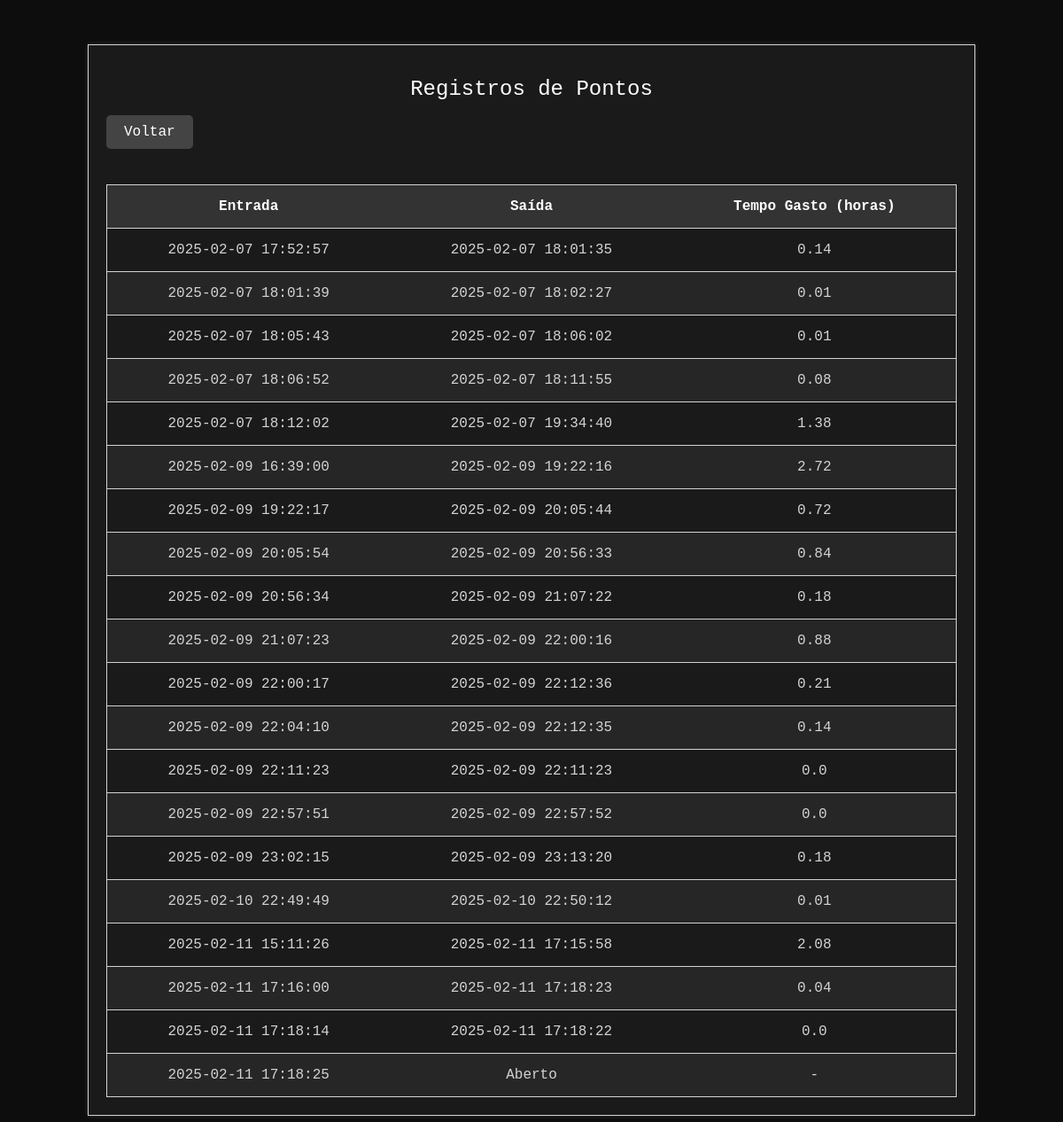
The page /registros/4 on the database its author committed.
### tables this page shows
CREATE TABLE pontos (
            id INTEGER PRIMARY KEY AUTOINCREMENT,
            objetivo_id INTEGER NOT NULL,
            entrada TEXT NOT NULL,
            saida TEXT,
            FOREIGN KEY (objetivo_id) REFERENCES objetivos (id)
        );

### app.py (the view)
@app.route('/registros/<int:objetivo_id>')
def registros(objetivo_id):
    conn = get_db_connection()
    pontos = conn.execute('SELECT * FROM pontos WHERE objetivo_id = ?', (objetivo_id,)).fetchall()
    objetivo = conn.execute('SELECT * FROM objetivos WHERE id = ?', (objetivo_id,)).fetchone()
    conn.close()
    if not objetivo:
        flash('Objetivo não encontrado.', 'error')
        return redirect(url_for('index'))
    return render_template('registros.html', pontos=pontos, objetivo=objetivo, datetime=datetime)

### app.py (called while the page is built)
def get_db_connection():
    conn = sqlite3.connect('database.db')
    conn.row_factory = sqlite3.Row
    return conn

### templates/registros.html (shortened to what this page needs)
<!DOCTYPE html>
<html lang="pt-BR">
<head>
    <link rel="stylesheet" href="{{ url_for('static', filename='styles.css') }}">
</head>
<body>
    <div class="container">
        <h1>Registros de Pontos</h1>
        <a href="{{ url_for('index') }}" class="btn-voltar">Voltar</a>
        <table class="tabela-registros-pontos">
            <thead>
                <tr>
                    <th>Entrada</th>
                    <th>Saída</th>
                    <th>Tempo Gasto (horas)</th>
                </tr>
            </thead>
            <tbody>
                {% for ponto in pontos %}
                <tr>
                    <td>{{ ponto['entrada'] }}</td>
                    <td>{{ ponto['saida'] or 'Aberto' }}</td>
                    <td>
                        {% if ponto['saida'] %}
                            {{ ((datetime.strptime(ponto['saida'], '%Y-%m-%d %H:%M:%S') - datetime.strptime(ponto['entrada'], '%Y-%m-%d %H:%M:%S')).total_seconds() / 3600)|round(2) }}
                        {% else %}
                            -
                        {% endif %}
                    </td>
                </tr>
                {% endfor %}
            </tbody>
        </table>
    </div>
</body>
</html>

### static/styles.css (style rules this page uses)
body { font-family: 'Courier New', monospace; background-color: #0d0d0d; color: #d3d3d3; margin: 0; padding: 0; display: flex; flex-direction: column; align-items: center; justify-content: center; min-height: 100vh; }
.container { width: 80%; margin: 50px auto; background-color: #1a1a1a; padding: 20px; border: 1px solid #d3d3d3; box-shadow: 0 0 5px rgba(211, 211, 211, 0.2); }
h1 { text-align: center; color: #ffffff; font-size: 1.5rem; font-weight: normal; }
a { color: #d3d3d3; text-decoration: none; }
.tabela-registros-pontos { width: 100%; border-collapse: collapse; margin-top: 20px; background-color: #1a1a1a; border: 1px solid #d3d3d3; text-align: center; }
.tabela-registros-pontos th, .tabela-registros-pontos td { padding: 15px; text-align: center; border-bottom: 1px solid #d3d3d3; }
.tabela-registros-pontos th { background-color: #333; color: #ffffff; font-weight: bold; }
.tabela-registros-pontos tr:nth-child(even) { background-color: #262626; }
.btn-voltar { display: inline-block; margin-bottom: 20px; padding: 10px 20px; background-color: #444444; color: #ffffff; text-decoration: none; border-radius: 5px; transition: background 0.3s; }

### rows shown on the page
pontos: entrada "2025-02-07 17:52:57", saida "2025-02-07 18:01:35", saida+entrada "0.14"
pontos: entrada "2025-02-07 18:01:39", saida "2025-02-07 18:02:27", saida+entrada "0.01"
pontos: entrada "2025-02-07 18:05:43", saida "2025-02-07 18:06:02", saida+entrada "0.01"
pontos: entrada "2025-02-07 18:06:52", saida "2025-02-07 18:11:55", saida+entrada "0.08"
pontos: entrada "2025-02-07 18:12:02", saida "2025-02-07 19:34:40", saida+entrada "1.38"
pontos: entrada "2025-02-09 16:39:00", saida "2025-02-09 19:22:16", saida+entrada "2.72"
pontos: entrada "2025-02-09 19:22:17", saida "2025-02-09 20:05:44", saida+entrada "0.72"
pontos: entrada "2025-02-09 20:05:54", saida "2025-02-09 20:56:33", saida+entrada "0.84"
pontos: entrada "2025-02-09 20:56:34", saida "2025-02-09 21:07:22", saida+entrada "0.18"
pontos: entrada "2025-02-09 21:07:23", saida "2025-02-09 22:00:16", saida+entrada "0.88"
pontos: entrada "2025-02-09 22:00:17", saida "2025-02-09 22:12:36", saida+entrada "0.21"
pontos: entrada "2025-02-09 22:04:10", saida "2025-02-09 22:12:35", saida+entrada "0.14"
pontos: entrada "2025-02-09 22:11:23", saida "2025-02-09 22:11:23", saida+entrada "0.0"
pontos: entrada "2025-02-09 22:57:51", saida "2025-02-09 22:57:52", saida+entrada "0.0"
pontos: entrada "2025-02-09 23:02:15", saida "2025-02-09 23:13:20", saida+entrada "0.18"
pontos: entrada "2025-02-10 22:49:49", saida "2025-02-10 22:50:12", saida+entrada "0.01"
pontos: entrada "2025-02-11 15:11:26", saida "2025-02-11 17:15:58", saida+entrada "2.08"
pontos: entrada "2025-02-11 17:16:00", saida "2025-02-11 17:18:23", saida+entrada "0.04"
pontos: entrada "2025-02-11 17:18:14", saida "2025-02-11 17:18:22", saida+entrada "0.0"
pontos: entrada "2025-02-11 17:18:25", ponto "Aberto"
